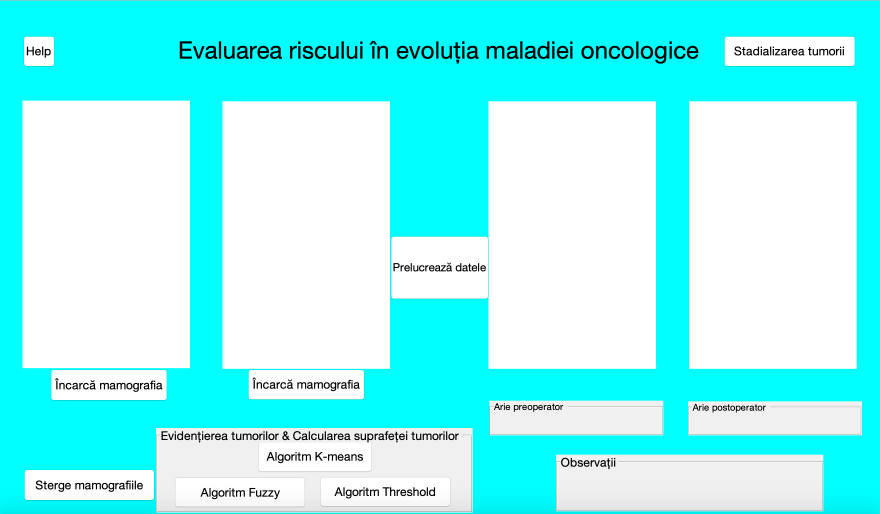
%> input picture 1deschidere.png, 2640 x 1540 px (shown at 1/3 size)
$ octave --eval "result = ariethres(imread('../1deschidere.png'));"   (GNU Octave 9; MATLAB toolbox functions it lacks are replaced by stand-ins)
%> lines starting %> are read from the running program, lines starting %| are printed output that depends on the picture; in (x1, y1, x2, y2) boxes, pixels count from 0 and x2, y2 are one past the last pixel; in counts of white or black regions, pixels touching at a corner belong together; the program's own positions count from 1
### Breast Tumor Segmentation/fcm.m
function [center, U, obj_fcn] = fcm(data, cluster_n, options)
%FCM Data set clustering using fuzzy c-means clustering.
%
%   [CENTER, U, OBJ_FCN] = FCM(DATA, N_CLUSTER) finds N_CLUSTER number of
%   clusters in the data set DATA. DATA is size M-by-N, where M is the number of
%   data points and N is the number of coordinates for each data point. The
%   coordinates for each cluster center are returned in the rows of the matrix
%   CENTER. The membership function matrix U contains the grade of membership of
%   each DATA point in each cluster. The values 0 and 1 indicate no membership
%   and full membership respectively. Grades between 0 and 1 indicate that the
%   data point has partial membership in a cluster. At each iteration, an
%   objective function is minimized to find the best location for the clusters
%   and its values are returned in OBJ_FCN.
%
%   [CENTER, ...] = FCM(DATA,N_CLUSTER,OPTIONS) specifies a vector of options
%   for the clustering process:
%       OPTIONS(1): exponent for the matrix U             (default: 2.0)
%       OPTIONS(2): maximum number of iterations          (default: 100)
%       OPTIONS(3): minimum amount of improvement         (default: 1e-5)
%       OPTIONS(4): info display during iteration         (default: 1)
%   The clustering process stops when the maximum number of iterations
%   is reached, or when the objective function improvement between two
%   consecutive iterations is less than the minimum amount of improvement
%   specified. Use NaN to select the default value.
%
%   Example
%       data = rand(100,2);
%       [center,U,obj_fcn] = fcm(data,2);
%       plot(data(:,1), data(:,2),'o');
%       hold on;
%       maxU = max(U);
%       % Find the data points with highest grade of membership in cluster 1
%       index1 = find(U(1,:) == maxU);
%       % Find the data points with highest grade of membership in cluster 2
%       index2 = find(U(2,:) == maxU);
%       line(data(index1,1),data(index1,2),'marker','*','color','g');
%       line(data(index2,1),data(index2,2),'marker','*','color','r');
%       % Plot the cluster centers
%       plot([center([1 2],1)],[center([1 2],2)],'*','color','k')
%       hold off;
%
%   See also FCMDEMO, INITFCM, IRISFCM, DISTFCM, STEPFCM.

%   Roger Jang, 12-13-94, N. Hickey 04-16-01
%   Copyright 1994-2002 The MathWorks, Inc.
%   $Revision: 1.13 $  $Date: 2002/04/14 22:20:38 $

if nargin ~= 2 & nargin ~= 3,
	error('Too many or too few input arguments!');
end

data_n = size(data, 1);
in_n = size(data, 2);

% Change the following to set default options
default_options = [2;	% exponent for the partition matrix U
		100;	% max. number of iteration
		1e-5;	% min. amount of improvement
		0];	% info display during iteration

if nargin == 2,
	options = default_options;
else
	% If "options" is not fully specified, pad it with default values.
	if length(options) < 4,
		tmp = default_options;
		tmp(1:length(options)) = options;
		options = tmp;
	end
	% If some entries of "options" are nan's, replace them with defaults.
	nan_index = find(isnan(options)==1);
	options(nan_index) = default_options(nan_index);
	if options(1) <= 1,
		error('The exponent should be greater than 1!');
	end
end

expo = options(1);		% Exponent for U
max_iter = options(2);		% Max. iteration
min_impro = options(3);		% Min. improvement
display = options(4);		% Display info or not

obj_fcn = zeros(max_iter, 1);	% Array for objective function

U = initfcm(cluster_n, data_n);			% Initial fuzzy partition
% Main loop
for i = 1:max_iter,
	[U, center, obj_fcn(i)] = stepfcm(data, U, cluster_n, expo);
	if display,
		fprintf('Iteration count = %d, obj. fcn = %f\n', i, obj_fcn(i));
	end
	% check termination condition
	if i > 1,
		if abs(obj_fcn(i) - obj_fcn(i-1)) < min_impro, break; end,
	end
end

iter_n = i;	% Actual number of iterations
obj_fcn(iter_n+1:max_iter) = [];
end

### Breast Tumor Segmentation/stepfcm.m
function [U_new, center, obj_fcn] = stepfcm(data, U, cluster_n, expo)
%STEPFCM One step in fuzzy c-mean clustering.
%   [U_NEW, CENTER, ERR] = STEPFCM(DATA, U, CLUSTER_N, EXPO)
%   performs one iteration of fuzzy c-mean clustering, where
%
%   DATA: matrix of data to be clustered. (Each row is a data point.)
%   U: partition matrix. (U(i,j) is the MF value of data j in cluster j.)
%   CLUSTER_N: number of clusters.
%   EXPO: exponent (> 1) for the partition matrix.
%   U_NEW: new partition matrix.
%   CENTER: center of clusters. (Each row is a center.)
%   ERR: objective function for partition U.
%
%   Note that the situation of "singularity" (one of the data points is
%   exactly the same as one of the cluster centers) is not checked.
%   However, it hardly occurs in practice.
%
%       See also DISTFCM, INITFCM, IRISFCM, FCMDEMO, FCM.

%   Roger Jang, 11-22-94.
%   Copyright 1994-2002 The MathWorks, Inc.
%   $Revision: 1.13 $  $Date: 2002/04/14 22:21:02 $

mf = U.^expo;       % MF matrix after exponential modification
center = mf*data./((ones(size(data, 2), 1)*sum(mf'))'); % new center
dist = distfcm(center, data);       % fill the distance matrix
obj_fcn = sum(sum((dist.^2).*mf));  % objective function
tmp = dist.^(-2/(expo-1));      % calculate new U, suppose expo != 1
U_new = tmp./(ones(cluster_n, 1)*sum(tmp));

### Breast Tumor Segmentation/fcmthresh.m
function [bw,level]=fcmthresh(IM,sw)
%FCMTHRESH Thresholding by 3-class fuzzy c-means clustering
%  [bw,level]=fcmthresh(IM,sw) outputs the binary image bw and threshold level of
%  image IM using a 3-class fuzzy c-means clustering. It often works better
%  than Otsu's methold which outputs larger or smaller threshold on
%  fluorescence images.
%  sw is 0 or 1, a switch of cut-off position.
%  sw=0, cut between the small and middle class
%  sw=1, cut between the middle and large class
%
%  Contributed by Guanglei Xiong (xgl99@mails.tsinghua.edu.cn)
%  at Tsinghua University, Beijing, China.
% check the parameters
if (nargin<1)
    error('You must provide an image.');
elseif (nargin==1)
    sw=0;
elseif (sw~=0 && sw~=1)
    error('sw must be 0 or 1.');
end
data=reshape(IM,[],1);
[center,member]=fcm(data,3);
[center,cidx]=sort(center);
member=member';
member=member(:,cidx);
[maxmember,label]=max(member,[],2);
if sw==0
    level=(max(data(label==1))+min(data(label==2)))/2;
else
    level=(max(data(label==2))+min(data(label==3)))/2;
end
bw=im2bw(IM,level);
end

### Breast Tumor Segmentation/initfcm.m
function U = initfcm(cluster_n, data_n)
%INITFCM Generate initial fuzzy partition matrix for fuzzy c-means clustering.
%   U = INITFCM(CLUSTER_N, DATA_N) randomly generates a fuzzy partition
%   matrix U that is CLUSTER_N by DATA_N, where CLUSTER_N is number of
%   clusters and DATA_N is number of data points. The summation of each
%   column of the generated U is equal to unity, as required by fuzzy
%   c-means clustering.
%
%       See also DISTFCM, FCMDEMO, IRISFCM, STEPFCM, FCM.

%   Roger Jang, 12-1-94.
%   Copyright 1994-2002 The MathWorks, Inc.
%   $Revision: 1.11 $  $Date: 2002/04/14 22:21:58 $

U = rand(cluster_n, data_n);
col_sum = sum(U);
U = U./col_sum(ones(cluster_n, 1), :);
end

### Breast Tumor Segmentation/distfcm.m
function out = distfcm(center, data)
%DISTFCM Distance measure in fuzzy c-mean clustering.
%	OUT = DISTFCM(CENTER, DATA) calculates the Euclidean distance
%	between each row in CENTER and each row in DATA, and returns a
%	distance matrix OUT of size M by N, where M and N are row
%	dimensions of CENTER and DATA, respectively, and OUT(I, J) is
%	the distance between CENTER(I,:) and DATA(J,:).
%
%       See also FCMDEMO, INITFCM, IRISFCM, STEPFCM, and FCM.

%	Roger Jang, 11-22-94, 6-27-95.
%       Copyright 1994-2002 The MathWorks, Inc.
%       $Revision: 1.13 $  $Date: 2002/04/14 22:20:29 $

out = zeros(size(center, 1), size(data, 1));

% fill the output matrix

if size(center, 2) > 1
    for k = 1:size(center, 1)
	out(k, :) = sqrt(sum(((data-ones(size(data, 1), 1)*center(k, :)).^2)'));
    end
else	% 1-D data
    for k = 1:size(center, 1)
	out(k, :) = abs(center(k)-data)';
    end
end

### Breast Tumor Segmentation/ariethres.m
function [bwfim1,tumour_area] = ariethres(im)

    I=im;
%> I is the input picture: size 1540x2640x3 uint8; mean R, G, B 140, 249.1, 249.1
    im=rgb2gray(im);
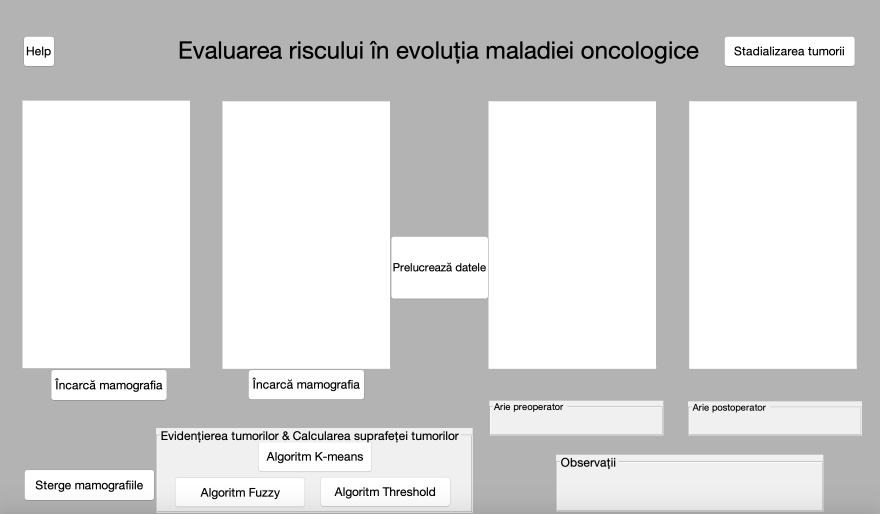
%> im: size 1540x2640 uint8 (shown at 1/3 size); min 0, max 255, mean 216.6
    im=imresize(im,[1080 720]);
%> im: size 1080x720 uint8


inpput_image=im;
org_img=im;

I1=im;
im=im2double(im);
%> im: size 1080x720 double
j=im;
%%
%mask size 5 x 5
N = 5;
%to retain original size of image even after filtering
im_pad = padarray(j,[floor(N/2) floor(N/2)]);
%sort elements in ascending or descending order to get median
%convert each sliding NxN block of A into a column of B, with no zero padding
%NOTE im_col is not a column matrix it is a rearranged matrix with 2D as in im_pad
im_col = im2col(im_pad,[N N],'sliding');
%sorts each column of im_pad in ascending order still retains 2D
sorted_cols = sort(im_col,1);
%finds median and returns a row martix containing medians for all columns of the input
%B(x,y) returns the element in B at location (x,y); if y is not specified
%it returns the element at position x in column 1; : implies all columns
med_vector = sorted_cols(floor(N*N/2)+1,:);
%convert result to matrix form to get the MEDIAN FILTERED image
out1 = col2im(med_vector,[N N],size(im_pad),'sliding');
 %%
% Generate Gaussian mask/kernel
sigma = 2; % Define sigma here; small detects fine features
% one method to create a matrix; ind is a row matrix [-2 -1 0 1 2]
ind = -floor(N/2) : floor(N/2);
% ind=exp(ind);
% create X by repeating ind rowwise and Y by repeating ind columnwise
[X Y] = meshgrid(ind, ind);
% implement Gaussian HP filter formula; h is 5x5
h = exp(-(X.^2 + Y.^2) / (2*sigma*sigma));
% GHPF=1-GLPF
h=1-h;

% Convert filter into a column vector
h = h(:);

% Filter our image
I=out1;
% this conversion is needed because inbuilt command requires compatibility with its arguement;
% bsxfun requires both C and h to be of the same datatype double
% (convert to higher datatype to prevent data loss)
I = im2double(I);
I_pad = padarray(I, [floor(N/2) floor(N/2)]);
C = im2col(I_pad, [N N], 'sliding');
% Binary Singleton Expansion Function C = bsxfun(FUNC,A,B) applies the
% element-by-element binary operation specified by the function to A and B
C_filter = sum(bsxfun(@times, C, h), 1);
% rearranges the row vector B into a matrix of size (MM-M+1)-by-(NN-N+1).
% B must be a vector of size 1-by-(MM-M+1)*(NN-N+1).
out2 = col2im(C_filter, [N N], size(I_pad), 'sliding');
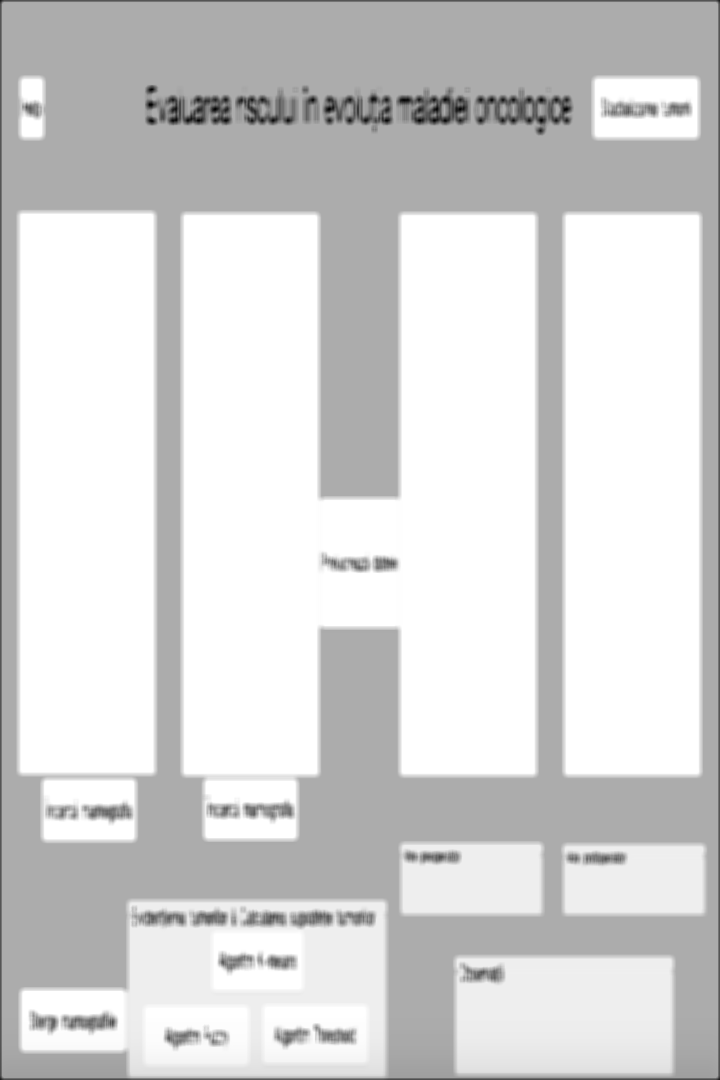
%> out2: size 1080x720 double; min 0.759, max 9.18, mean 7.8; drawn with min black and max white
 %subplot(2,2,3);
 %imshow(out2,[]), title('Gaussian filtered image');
  %%
format long g;
format compact;
fontSize = 24;

%im = dicomread('i9.dcm');
 % normalize the dicom image to 0-255 range for fast processing
    max_val = max(max(im));
%> max_val = 1
    z = max_val/255;
%> z = 0.00392
    im = im./z;
% Get the dimensions of the image.
% numberOfColorBands should be = 1.
[rows, columns, numberOfColorBands] = size(im);
%> rows = 1080; columns = 720; numberOfColorBands = 1

% Display the original gray scale image.
% Crop image to get rid of light box surrounding the image
im = im(3:end-3, 4:end-4);
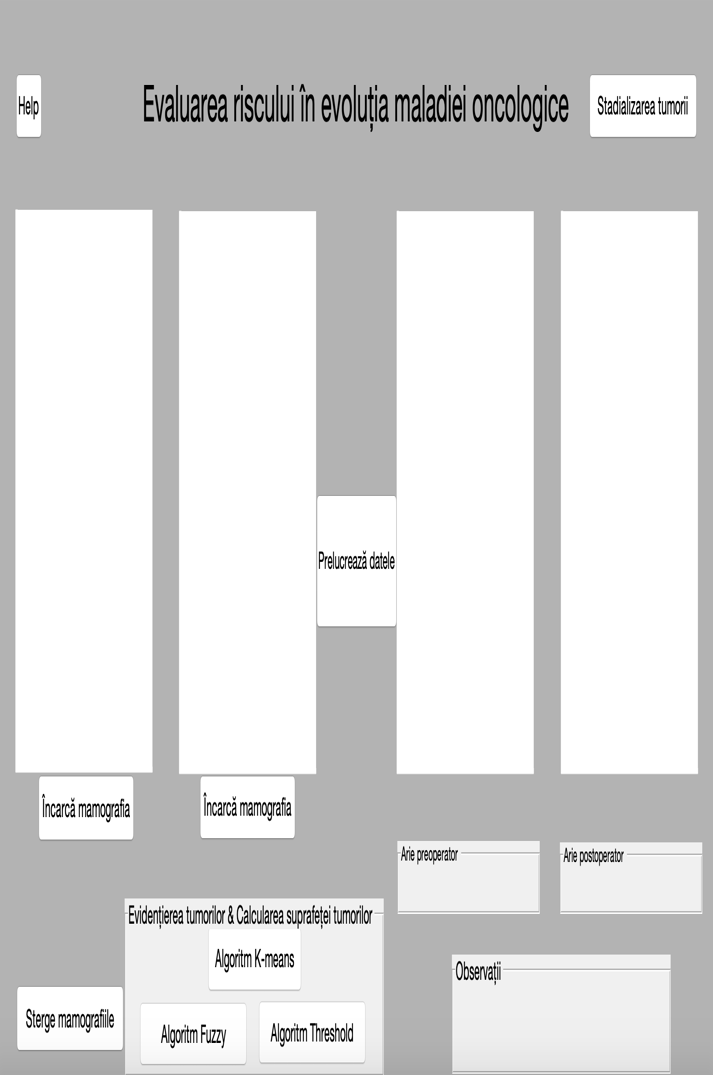
%> im: size 1075x713 double; min 0, max 255, mean 217.1
% Threshold to create a binary image
binaryImage = im > 20;
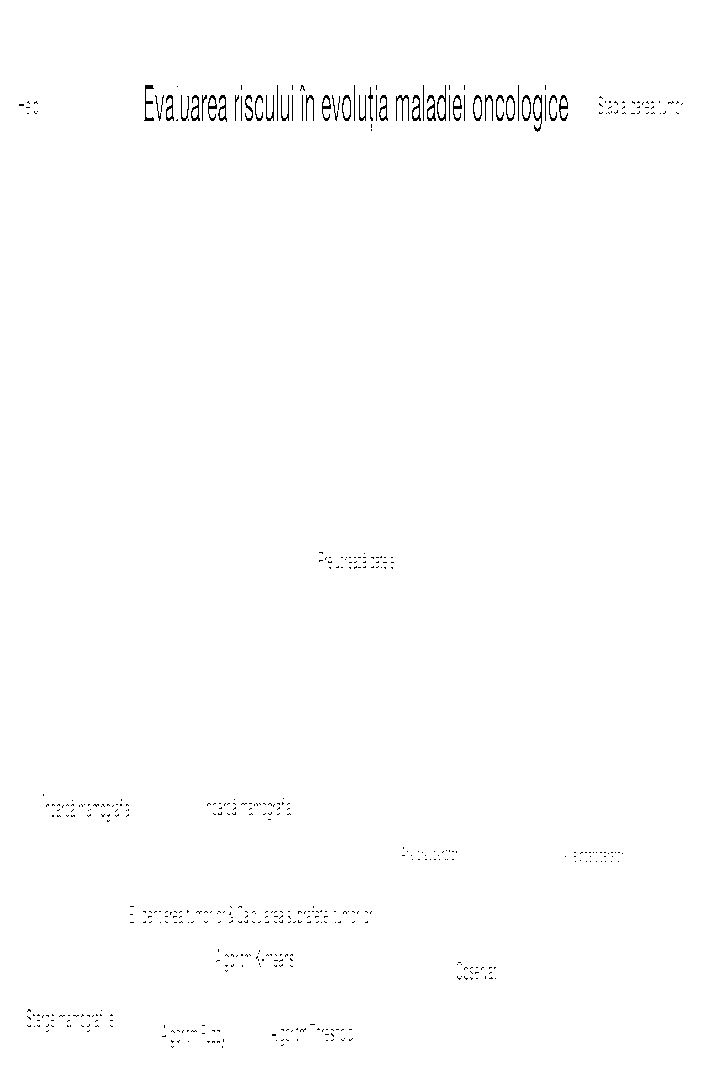
%> binaryImage: size 1075x713 logical; 99.4% white; black in thin lines or dots, all inside (x1, y1, x2, y2) = (19, 85, 683, 1048)
% Get rid of small specks of noise
binaryImage = bwareaopen(binaryImage, 10);
% Display the original gray scale image.
% Seal off the bottom of the head - make the last row white.
binaryImage(end,:) = true;
% Fill the image
binaryImage = imfill(binaryImage, 'holes');
%> binaryImage: size 1075x713 logical; every value is 1
% Erode away 15 layers of pixels.
se = strel('disk', 15, 0);
binaryImage = imerode(binaryImage, se);
% Mask the gray image
finalImage = im; % Initialize.
finalImage(~binaryImage) = 0;
 %%
%//Fuzzy c MEANS ALGORITHM
%out2 is double with max value 0.03... out3 is double with max value 255
%so to calculate histogram more accurately in a time efficient manner we
%convert to uint8 with gray level range 0-255
  out2=finalImage;

max_val=max(max(out2));
%> max_val = 255
out3=out2.*(240/max_val);
im=uint8(out3);
%> im: size 1075x713 uint8

fim=mat2gray(im);
level=graythresh(fim);
%> level = 0.829
bwfim=im2bw(fim,level);
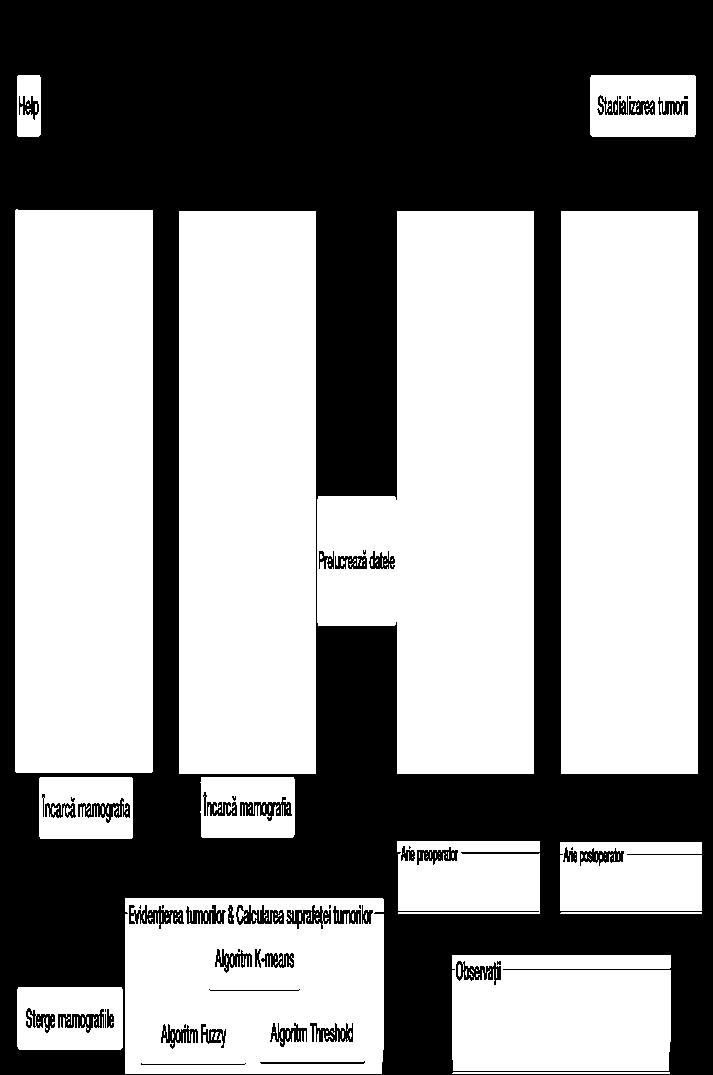
%> bwfim: size 1075x713 logical; 55.5% white; 57 black regions (17 under 20 px), largest, box (x1, y1, x2, y2) and area: (0, 0, 713, 1075) 329530, (129, 905, 184, 929) 604, (240, 797, 292, 821) 546
[bwfim0,level0]=fcmthresh(fim,0);
%> the loop in fcm, `for i = 1:max_iter,` made 20 passes
%> (obj_fcn in stepfcm, center) on passes 1 to 12: (9421.8, [0.851; 0.851; 0.85]), (7295.3, [0.85; 0.852; 0.85]), (7293.8, [0.849; 0.855; 0.848]), (7270.2, [0.845; 0.866; 0.84]), (6923.1, [0.828; 0.907; 0.808]), (4087.7, [0.76; 0.97; 0.718]), (1811.9, [0.651; 0.989; 0.695]), (1523.9, [0.524; 0.99; 0.698]), (1058.9, [0.345; 0.99; 0.699]), (706.9, [0.23; 0.99; 0.7]), (610.3, [0.175; 0.99; 0.7]), (593.1, [0.153; 0.99; 0.699])
%> after the loop in fcm, `for i = 1:max_iter,`: obj_fcn = 100 values, max 9421.8 at index 1, min 0 at index 21, mean 533.2
%> in fcmthresh, `[center,member]=fcm(data,3);`: center = [0.14; 0.99; 0.699]
%> in fcmthresh, `[center,cidx]=sort(center);`: center = [0.14; 0.699; 0.99]; cidx = [1; 3; 2]
%> in fcmthresh, `level=(max(data(label==1))+min(data(label==2)))/2;`: level = 0.419
%> in fcmthresh, `bw=im2bw(IM,level);`:
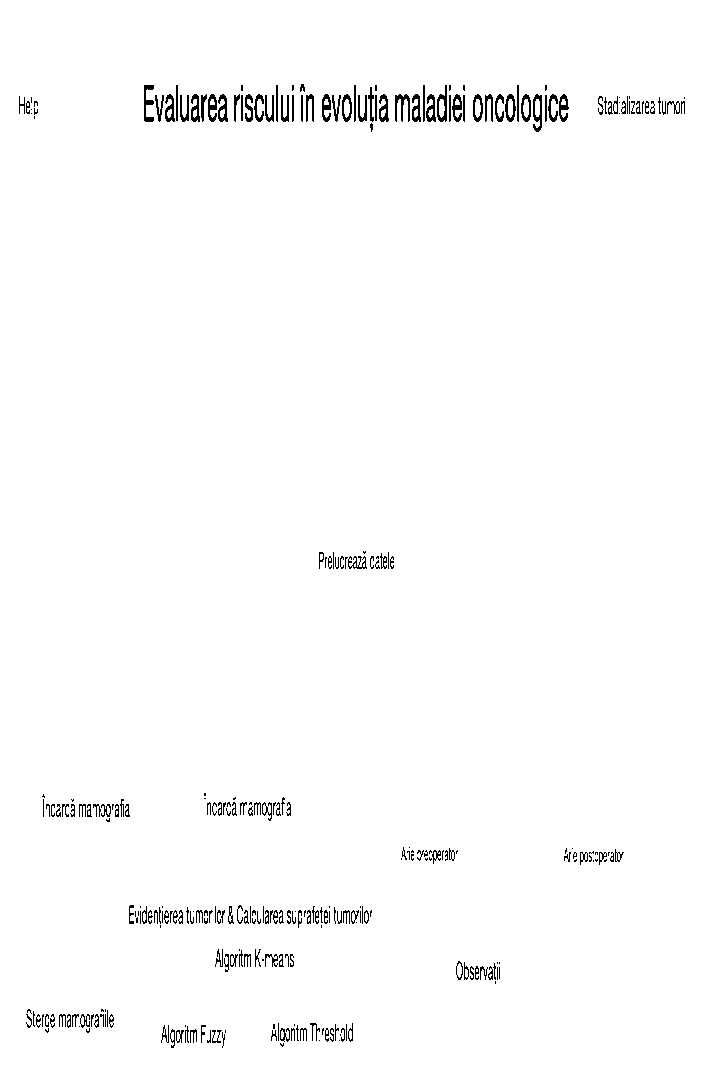
%> bw: size 1075x713 logical; 98.5% white; black in thin lines or dots, all inside (x1, y1, x2, y2) = (19, 84, 685, 1048)
%> level0 = 0.419
[bwfim1,level1]=fcmthresh(fim,1);
%> the loop in fcm (call 2), `for i = 1:max_iter,` made 25 passes
%> (obj_fcn in stepfcm, center) on passes 1 to 12: (9412.9, [0.851; 0.851; 0.851]), (7295.4, [0.851; 0.85; 0.851]), (7294.8, [0.853; 0.848; 0.851]), (7285.2, [0.858; 0.841; 0.853]), (7138, [0.88; 0.812; 0.859]), (5498.8, [0.941; 0.73; 0.881]), (2286.9, [0.984; 0.695; 0.909]), (1992.6, [0.997; 0.693; 0.905]), (1987.5, [0.997; 0.693; 0.907]), (1987, [0.997; 0.693; 0.91]), (1986.6, [0.998; 0.693; 0.911]), (1986.4, [0.998; 0.693; 0.913])
%> level1 = 0.956

%%
% obtaining ROI and NROI
im_bin=im2bw(im);
[r,c]=find(im_bin==1);
rc=[r c];
simg=im;

im=im2uint8(im);
max_val = max(max(simg));
%> max_val = 240
z = max_val/255;
%> z = 1
simg = simg./z;
simg=uint8(simg);
orgimg=simg;


for j=1:(numel(rc)/2)
    simg(r(j),c(j))=0;
end
nroi_image=simg;
logimg=imsubtract(orgimg,simg);
roi_image=logimg;


%%
%area calculation
[h,v]=size(im_bin);
number_pixel=(sum(sum(im_bin)));
tumour_area=sqrt(number_pixel)*0.264;

%%
%subjective analysis
var1 = edge(im_bin,'canny');
[rgb]=convertBinImage2RGB(var1);
img=rgb;
img=uint8(img);
R       = img(:, :, 1);
G       = img(:, :, 2);
B       = img(:, :, 3);
isWhite = R == 255 & B == 255 & G == 255;
G(isWhite) = 0;
B(isWhite) = 0;
newImg  = cat(3, R, G, B);

var2 = imfuse(org_img,newImg,'blend');
fuse_image=var2;
end
%> (the run ends here)
